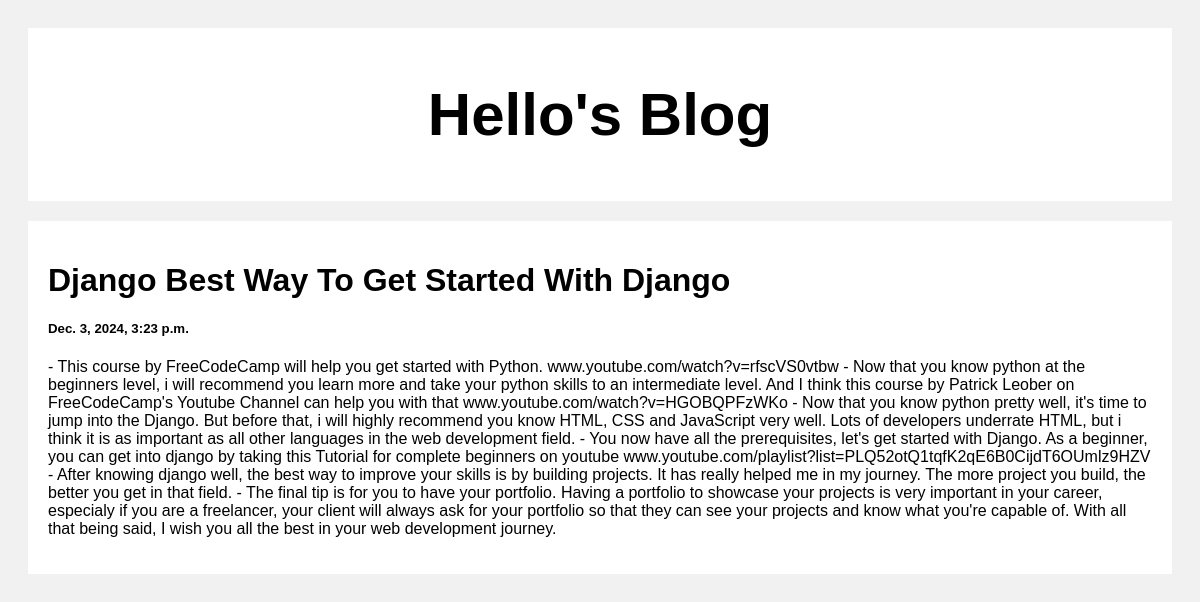
Screenshot of /post/3 with the database file from the repository.
### posts/models.py (models this page shows)
class Post(models.Model):
    title = models.CharField(max_length=100)
    body = models.CharField(max_length=1000000)
    created_at = models.DateTimeField(default=datetime.now,blank=True)

### posts/views.py (the view)
# urls.py: path('post/<str:pk>',views.post,name='post')
def post(request,pk):
    posts = Post.objects.get(id=pk)
    return render(request,'post.html',{'posts':posts})

### templates/post.html (shortened to what this page needs)
<!DOCTYPE html>
<html>
<head>
</head>
<body>
<div class="header">
  <h2>Hello's Blog</h2>
</div>
<div class="row">
  <div class="leftcolumn">
    <div class="card">
        <h1>{{posts.title}}</h1>
        <h5>{{posts.created_at}}</h5>
        <p>{{posts.body}}</p>
    </div>
  </div>
</div>
</body>
</html>

### templates/post.html (style rules this page uses)
* { box-sizing: border-box; }
body { font-family: Arial; padding: 20px; background: #f1f1f1; }
.header { padding: 2px; font-size: 40px; text-align: center; background: white; }
.leftcolumn { float: left; width: 100%; }
.card { background-color: white; padding: 20px; margin-top: 20px; }
.row:after { content: ""; display: table; clear: both; }

### rows the page displays
Post: title "Django Best Way To Get Started With Django", created_at "Dec. 3, 2024, 3:23 p.m.", body "- This course by FreeCodeCamp will help you get started with Python. www.​youtube.​com/watch?v=rfscVS0vtbw - Now that you know python at the beginners level, i will recommend you learn more and take your python skills to an intermediate level. And I think this course by Patrick Leober on FreeCodeCamp's Youtube Channel can help you with that www.​youtube.​com/watch?v=HGOBQPFzWKo - Now that you know python pretty well, it's time to jump into the Django. But before that, i will highly recommend you know HTML, CSS and JavaScript very well. Lots of developers underrate HTML, but i think it is as important as all other languages in the web development field. - You now have all the prerequisites,…"
